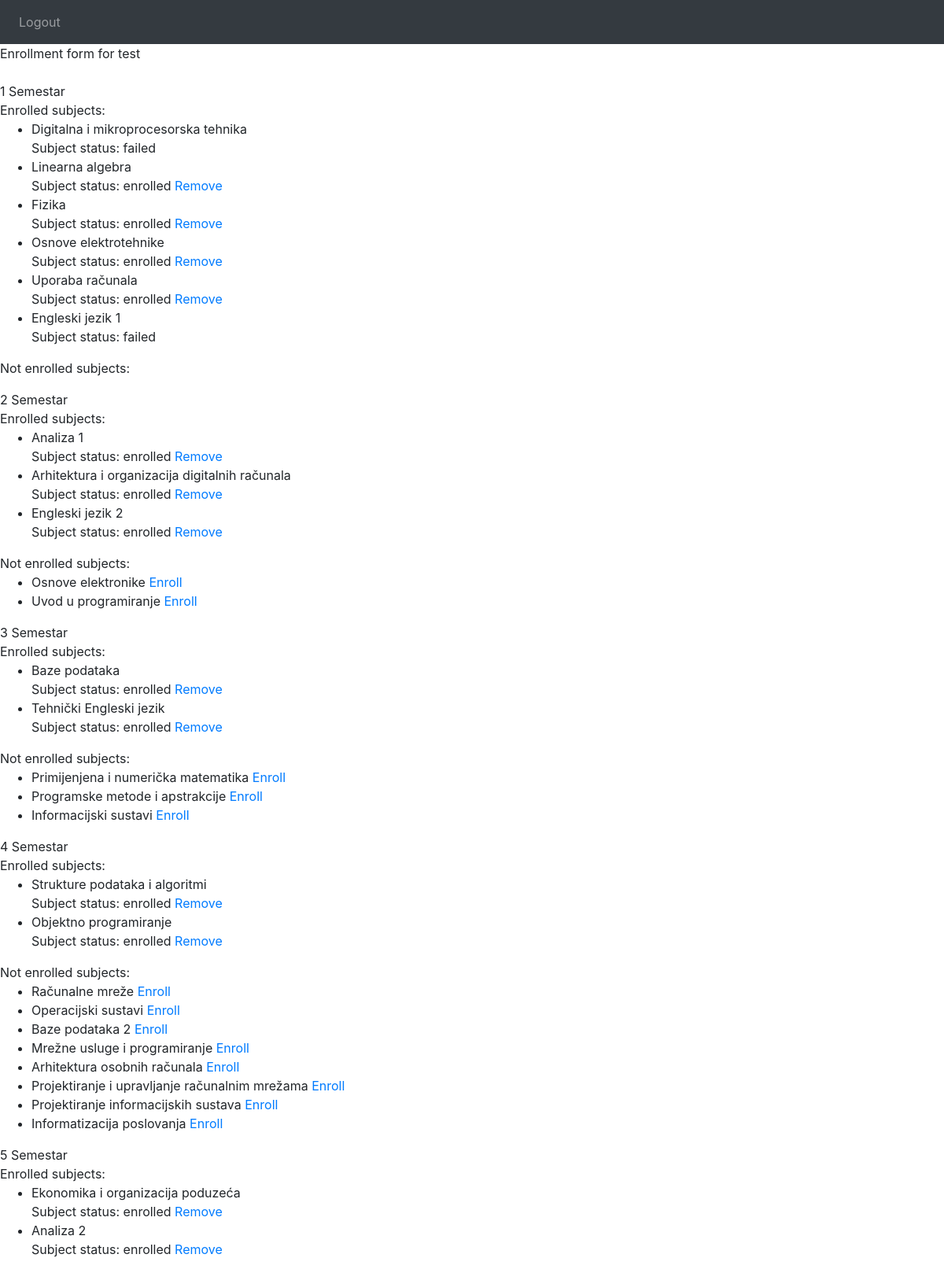
/home/enrollment_form/3 (signed in, upper part), run on the app's committed database.
### app/models.py (models this page shows, shortened)
class Korisnik(AbstractUser):
    STATUS = (('none', 'None'), ('izv', 'izvanredni student'), ('red', 'redovni student'))
    uloga = models.ForeignKey(Uloge, on_delete=models.SET_NULL, null=True)
    status = models.CharField(max_length=50, choices=STATUS)
    def __str__(self):
        return self.username

class Upisi(models.Model):
    student = models.ForeignKey(Korisnik, on_delete=models.SET_NULL, null=True)
    predmet = models.ForeignKey(Predmet, on_delete=models.SET_NULL, null=True)
    status = models.CharField(max_length=64)

class Predmet(models.Model):
    IZBORNI = (('Da', 'da'), ('Ne', 'ne'))
    ime = models.CharField(max_length=50)
    kod = models.CharField(max_length=50)
    program = models.CharField(max_length=50)
    ects = models.IntegerField()
    sem_red = models.IntegerField()
    sem_izv = models.IntegerField()
    izborni = models.CharField(max_length=50, choices=IZBORNI)
    nositelj = models.ForeignKey(Korisnik, on_delete=models.SET_NULL, null=True)
    def __str__(self):
        return self.ime

### app/views.py (the view)
# urls.py: path('home/enrollment_form/<int:student_id>', views.enrollment_form, name='enrollment_form'),
@login_required(login_url='login')
def enrollment_form(request, student_id):
    if str(request.user.uloga) == 'ADMIN' or str(request.user.uloga) == 'PROFESOR' or request.user.id == student_id:
        student_by_id = Korisnik.objects.get(id=student_id)
        subjects = Predmet.objects.all()
        enrolled = Upisi.objects.filter(student=student_by_id)
        enrolled_ids = Upisi.objects.filter(student=student_by_id).values_list('predmet', flat=True)
        not_enrolled = {}
        for subject in subjects:
            print (subject.sem_red)
            if subject.id not in enrolled_ids:
                not_enrolled[subject.id] = subject
        content = {
            "student" : student_by_id,
            'subjects' : subjects,
            'enrolled' : enrolled,
            'not_enrolled' : not_enrolled
        }
        return render(request, 'enrollment_form.html', {'content' : content})

### app/models.py (called while the page is built)
    def __str__(self):
        return self.uloga

### app/templates/enrollment_form.html (shortened to what this page needs)
{% extends 'base.html' %}
{% block content %}
Enrollment form for {{ content.student }}
<br><br>
{% if content.student.status == 'izv' %}
    {% with ''|center:6 as range %}
        {% for _ in range %}
            {{ forloop.counter }} Semestar <br>
            Enrolled subjects: <br>
            <ul>
            {% for subject in content.enrolled %}
            {% if subject.predmet.sem_red == forloop.parentloop.counter %}
            <li>
                {{ subject.predmet }} <br>
                Subject status: {{ subject.status }}
                {% if subject.status == 'enrolled' %}
                    <a href="{%url 'remove_confirmation_subject' subject_id=subject.id student_id=content.student.id %}" class="plus">Remove</a>
                {% endif %}
            </li>
            {% endif %}
            {% endfor %}
            </ul>
            Not enrolled subjects: <br>
            <ul>
            {% for id, subject in content.not_enrolled.items %}
                {% if subject.sem_red == forloop.parentloop.counter %}
                <li>
                    {{ subject }}
                    <a href="{%url 'enroll_subject' subject_id=id student_id=content.student.id %}" class="plus">Enroll</a>
                </li>
                {% endif %}
            {% endfor %}
            </ul>
        {% endfor %}
    {% endwith %}
{% endif %}
{% endblock %}

### data on the page
Korisnik: student "test"
Upisi: predmet "Digitalna i mikroprocesorska tehnika", status "failed"
Upisi: predmet "Linearna algebra", status "enrolled", shows "Remove"
Upisi: predmet "Fizika", status "enrolled", shows "Remove"
Upisi: predmet "Osnove elektrotehnike", status "enrolled", shows "Remove"
Upisi: predmet "Uporaba računala", status "enrolled", shows "Remove"
Upisi: predmet "Engleski jezik 1", status "failed"
Upisi: predmet "Analiza 1", status "enrolled", shows "Remove"
Upisi: predmet "Arhitektura i organizacija digitalnih računala", status "enrolled", shows "Remove"
Upisi: predmet "Engleski jezik 2", status "enrolled", shows "Remove"
Predmet: ime "Osnove elektronike"
Predmet: ime "Uvod u programiranje"
Upisi: predmet "Baze podataka", status "enrolled", shows "Remove"
Upisi: predmet "Tehnički Engleski jezik", status "enrolled", shows "Remove"
Predmet: ime "Primijenjena i numerička matematika"
Predmet: ime "Programske metode i apstrakcije"
Predmet: ime "Informacijski sustavi"
Upisi: predmet "Strukture podataka i algoritmi", status "enrolled", shows "Remove"
Upisi: predmet "Objektno programiranje", status "enrolled", shows "Remove"
Predmet: ime "Računalne mreže"
Predmet: ime "Operacijski sustavi"
Predmet: ime "Baze podataka 2"
Predmet: ime "Mrežne usluge i programiranje"
Predmet: ime "Arhitektura osobnih računala"
Predmet: ime "Projektiranje i upravljanje računalnim mrežama"
Predmet: ime "Projektiranje informacijskih sustava"
Predmet: ime "Informatizacija poslovanja"
Upisi: predmet "Ekonomika i organizacija poduzeća", status "enrolled", shows "Remove"
Upisi: predmet "Analiza 2", status "enrolled", shows "Remove"
